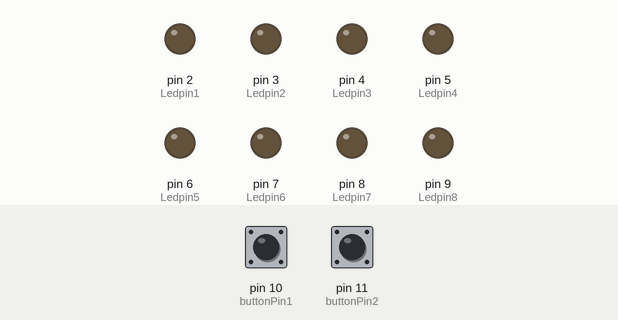
Recording of a sketch running on a simulated Arduino Uno, built with avr-gcc and run on an emulated ATmega328P. Parts: output pins drawn as LEDs (lit = HIGH). Dashed ring = blinking. The test bench sets the inputs (shaded band); at power-on: pin 10 (buttonPin1) LOW, pin 11 (buttonPin2) LOW.

Above: at 1.2 s.
1.3 s: pin 10 (buttonPin1) pulled HIGH for 0.15 s
At 1.45 s:
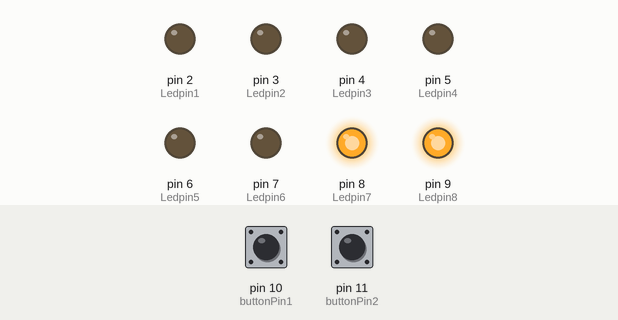
4.3 s: pin 11 (buttonPin2) pulled HIGH for 0.15 s
At 6.6 s:
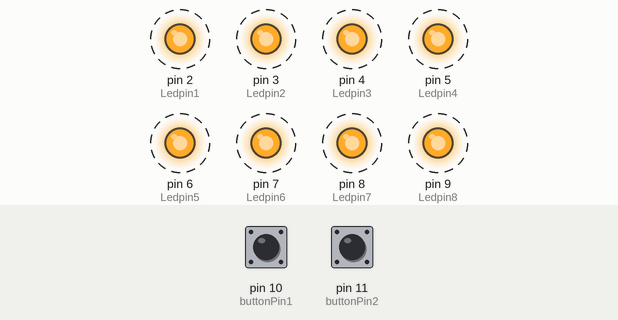
7.4 s: pin 11 (buttonPin2) pulled HIGH for 1 s
At 9.6 s:
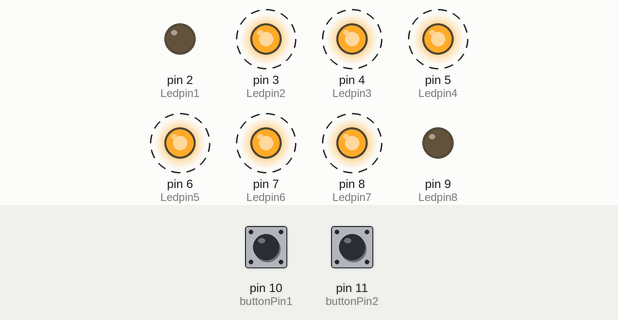
10.4 s: pin 11 (buttonPin2) pulled HIGH for 3.2 s
At 11.35 s:
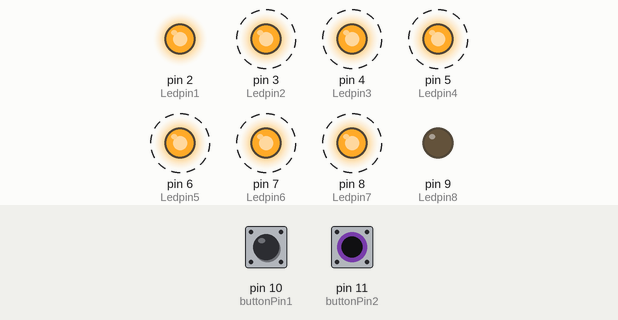
Timing chart, 0 to 15.2 s (numbered marks = the images above; inputs shaded):
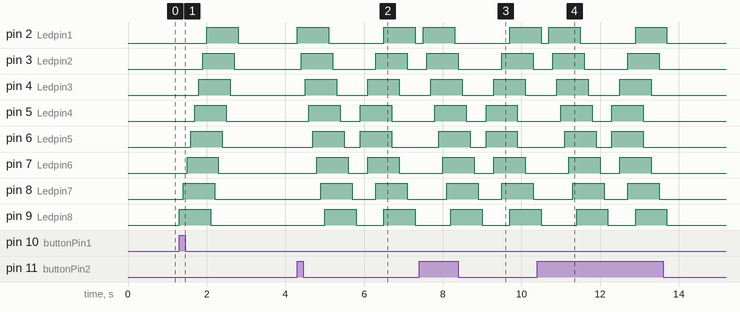

The sketch:

ButtonLED8variasi.ino
```cpp
int buttonPin1 = 10;
int buttonPin2 = 11;
int Ledpin1 =  2;
int Ledpin2 =  3;
int Ledpin3 =  4;
int Ledpin4 =  5;
int Ledpin5 =  6;
int Ledpin6 =  7;
int Ledpin7 =  8;
int Ledpin8 =  9;

int buttonState1 = 0;
int buttonState2 = 0;

void setup() {
  Serial.begin(9600);
  pinMode(Ledpin1, OUTPUT);
  pinMode(Ledpin2, OUTPUT);
  pinMode(Ledpin3, OUTPUT);
  pinMode(Ledpin4, OUTPUT);
  pinMode(Ledpin5, OUTPUT);
  pinMode(Ledpin6, OUTPUT);
  pinMode(Ledpin7, OUTPUT);
  pinMode(Ledpin8, OUTPUT);
  pinMode(buttonPin1, INPUT);
  pinMode(buttonPin2, INPUT);
}

void loop() {
  buttonState1 = digitalRead(buttonPin1);
  buttonState2 = digitalRead(buttonPin2);

  if (buttonState1 == HIGH)
  {
    majukiri();
  }
  else
  {
    offsemua();
  }

  if(buttonState2 == HIGH)
  {
    majukanan();
  }
  else
  {
    offsemua();
  }

  if((buttonState2 == HIGH)&&(buttonState2 == HIGH))
  {
    tengahluar();

  }
  else
  {
    offsemua();

  }
}

void majukanan (){
  digitalWrite(Ledpin1, 1); delay(100);
  digitalWrite(Ledpin2, 1); delay(100);
  digitalWrite(Ledpin3, 1); delay(100);
  digitalWrite(Ledpin4, 1); delay(100);
  digitalWrite(Ledpin5, 1); delay(100);
  digitalWrite(Ledpin6, 1); delay(100);
  digitalWrite(Ledpin7, 1); delay(100);
  digitalWrite(Ledpin8, 1); delay(100);
  digitalWrite(Ledpin1, 0); delay(100);
  digitalWrite(Ledpin2, 0); delay(100);
  digitalWrite(Ledpin3, 0); delay(100);
  digitalWrite(Ledpin4, 0); delay(100);
  digitalWrite(Ledpin5, 0); delay(100);
  digitalWrite(Ledpin6, 0); delay(100);
  digitalWrite(Ledpin7, 0); delay(100);
  digitalWrite(Ledpin8, 0); delay(100);

  }

void majukiri (){
  digitalWrite(Ledpin8, 1); delay(100);
  digitalWrite(Ledpin7, 1); delay(100);
  digitalWrite(Ledpin6, 1); delay(100);
  digitalWrite(Ledpin5, 1); delay(100);
  digitalWrite(Ledpin4, 1); delay(100);
  digitalWrite(Ledpin3, 1); delay(100);
  digitalWrite(Ledpin2, 1); delay(100);
  digitalWrite(Ledpin1, 1); delay(100);
  digitalWrite(Ledpin8, 0); delay(100);
  digitalWrite(Ledpin7, 0); delay(100);
  digitalWrite(Ledpin6, 0); delay(100);
  digitalWrite(Ledpin5, 0); delay(100);
  digitalWrite(Ledpin4, 0); delay(100);
  digitalWrite(Ledpin3, 0); delay(100);
  digitalWrite(Ledpin2, 0); delay(100);
  digitalWrite(Ledpin1, 0); delay(100);
  }

void tengahluar (){
  digitalWrite(Ledpin4, 1);
  digitalWrite(Ledpin5, 1); delay(200);
  digitalWrite(Ledpin3, 1);
  digitalWrite(Ledpin6, 1); delay(200);
  digitalWrite(Ledpin2, 1);
  digitalWrite(Ledpin7, 1); delay(200);
  digitalWrite(Ledpin1, 1);
  digitalWrite(Ledpin8, 1); delay(200);
  digitalWrite(Ledpin4, 0);
  digitalWrite(Ledpin5, 0); delay(200);
  digitalWrite(Ledpin3, 0);
  digitalWrite(Ledpin6, 0); delay(200);
  digitalWrite(Ledpin2, 0);
  digitalWrite(Ledpin7, 0); delay(200);
  digitalWrite(Ledpin1, 0);
  digitalWrite(Ledpin8, 0); delay(200);
  }

  void offsemua (){
  digitalWrite(Ledpin1, 0);
  digitalWrite(Ledpin2, 0);
  digitalWrite(Ledpin3, 0);
  digitalWrite(Ledpin4, 0);
  digitalWrite(Ledpin5, 0);
  digitalWrite(Ledpin6, 0);
  digitalWrite(Ledpin7, 0);
  digitalWrite(Ledpin8, 0);
    }
```

Measured:
- after the input at 1.3 s, pin 2 (Ledpin1): LOW → HIGH after 0.70 s, → LOW 0.80 s later; pin 3 (Ledpin2): LOW → HIGH after 0.60 s, → LOW 0.80 s later; pin 4 (Ledpin3): LOW → HIGH after 0.50 s, → LOW 0.80 s later; pin 5 (Ledpin4): LOW → HIGH after 0.40 s, → LOW 0.80 s later; pin 6 (Ledpin5): LOW → HIGH after 0.30 s, → LOW 0.80 s later
- after the input at 4.3 s, pin 2 (Ledpin1): alternates HIGH for 0.80 s and LOW for 1.4 s, starting at once; pin 3 (Ledpin2): alternates HIGH for 0.80 s and LOW for 1.1 s, starting after 0.10 s
- after the input at 7.4 s, pin 2 (Ledpin1): LOW → HIGH after 0.10 s, → LOW 0.80 s later, → HIGH 1.4 s later; pin 3 (Ledpin2): alternates HIGH for 0.80 s and LOW for 1.1 s, starting after 0.20 s
- after the input at 10.4 s, pin 3 (Ledpin2): alternates HIGH for 0.80 s and LOW for 1.1 s, 4 changes in all, then stays LOW, starting after 0.40 s; pin 4 (Ledpin3): alternates HIGH for 0.80 s and LOW for 0.80 s, 4 changes in all, then stays LOW, starting after 0.50 s
